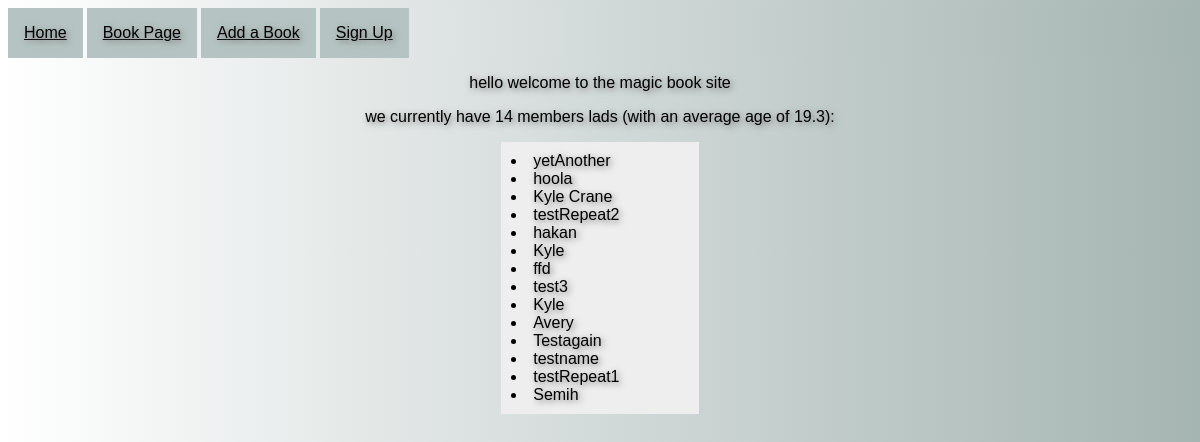
The page / on the database its author committed.
### tables this page shows
CREATE TABLE `student` (
  `name` varchar(20) NOT NULL,
  `sex` enum('F','M') NOT NULL,
  `student_id` int unsigned NOT NULL AUTO_INCREMENT,
  `age` int unsigned DEFAULT NULL,
  PRIMARY KEY (`student_id`)
);

### index.php (the view, shortened to what this page needs)
<?php
        require 'views/templates/navbar.php';
	        require 'views/index.view.php';
	try
	{
		$dbh = new PDO("mysql:host=localhost;dbname=sampdb", "testuser", "password");
		$dbh->setAttribute (PDO::ATTR_ERRMODE, PDO::ERRMODE_EXCEPTION);
		$sth = $dbh->query ("SELECT COUNT(*) FROM student");
		$count = $sth->fetchColumn(0);
		$sth = $dbh->query ("SELECT AVG(age) FROM student");
		$average = $sth->fetchColumn(0);
		$average = round($average, 1);
		print ("<p>we currently have $count members lads (with an average age of $average):</p>");
		$sth2 = $dbh->query ("SELECT * FROM student ORDER BY age DESC");
		$theStudents = $sth2->fetchAll(PDO::FETCH_ASSOC);
		echo "<div class=\"namelist\">";
		foreach($theStudents as $student)
		{
			echo "<li class=\"nameitem\">" . $student["name"] . "</li>";
		}
		echo "</div>";
	}
	catch (PDOException $e)
	{
		echo $e-> getMessage();
	}
?>

### views/templates/navbar.php (shortened to what this page needs)
<div class="navbar">
		<li class="navbuttons"> <a class="navbuttons" href="/index.php">Home</a> </li>
		<li class="navbuttons"> <a class="navbuttons" href="/bookpage.php">Book Page</a> </li>
		<li class="navbuttons"> <a class="navbuttons" href="/addbook.php">Add a Book</a> </li>
		<li class="navbuttons"> <a class="navbuttons" href="/signup.php">Sign Up</a> </li>
</div>

### views/index.view.php (shortened to what this page needs)
<html>
	<head>
	</head>
	<body>
		<p>	hello welcome to the magic book site </p>
	</body>
</html>

### views/templates/navbar.php (style rules this page uses)
.navbar { background-image:linear-gradient(to right,white, #a5b5b2); }
.navbuttons { display:inline-block; padding: 8px; background: #b5c4c2; color:black; }

### views/templates/template.php (style rules this page uses)
* { text-shadow: 2px 2px 6px #777777; }
html { background-image:linear-gradient(to left, #a5b5b2,white); }
li, ol, ul, #skibidi1, p, form, input, label { background-attachment: fixed; font-family:Arial; text-align:center; }

### views/index.view.php (style rules this page uses)
.namelist { margin: auto; width: 15%; border: 3px; background: #eeeeee; padding: 10px; }
.nameitem { text-align:left; }

### rows shown on the page
student: name "yetAnother"
student: name "hoola"
student: name "Kyle Crane"
student: name "testRepeat2"
student: name "hakan"
student: name "Kyle"
student: name "ffd"
student: name "test3"
student: name "Kyle"
student: name "Avery"
student: name "Testagain"
student: name "testname"
student: name "testRepeat1"
student: name "Semih"

### other values the page prints
$count "14"
$average "19.3"
